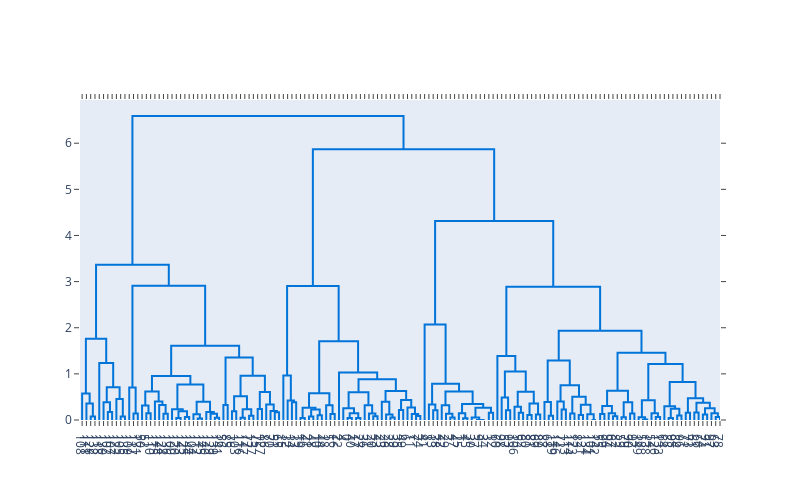

Write notebook code for a chart like this one.
### Code cell
# Create the dendrogram
fig = ff.create_dendrogram(df_iris_pca, color_threshold=0)
fig.update_layout(width=800, height=500)
fig.show()

### Figure 1 — Plotly figure (JSON) as saved in the notebook; plotly's stock layout.template omitted (floating-point values rounded to 4 significant figures; data arrays with more than 128 entries replaced by an {"elided": "..."} marker saying what was removed)
{"data": [{"hoverinfo": "text", "marker": {"color": "rgb(0,116,217)"}, "mode": "lines", "type": "scatter", "x": [25, 25, 35, 35], "xaxis": "x", "y": [0, 0.07486, 0.07486, 0], "yaxis": "y"}, {"hoverinfo": "text", "marker": {"color": "rgb(0,116,217)"}, "mode": "lines", "type": "scatter", "x": [15, 15, 30, 30], "xaxis": "x", "y": [0, 0.3572, 0.3572, 0.07486], "yaxis": "y"}, {"hoverinfo": "text", "marker": {"color": "rgb(0,116,217)"}, "mode": "lines", "type": "scatter", "x": [5, 5, 22.5, 22.5], "xaxis": "x", "y": [0, 0.5728, 0.5728, 0.3572], "yaxis": "y"}, {"hoverinfo": "text", "marker": {"color": "rgb(0,116,217)"}, "mode": "lines", "type": "scatter", "x": [65, 65, 75, 75], "xaxis": "x", "y": [0, 0.1742, 0.1742, 0], "yaxis": "y"}, {"hoverinfo": "text", "marker": {"color": "rgb(0,116,217)"}, "mode": "lines", "type": "scatter", "x": [55, 55, 70, 70], "xaxis": "x", "y": [0, 0.3837, 0.3837, 0.1742], "yaxis": "y"}, {"hoverinfo": "text", "marker": {"color": "rgb(0,116,217)"}, "mode": "lines", "type": "scatter", "x": [95, 95, 105, 105], "xaxis": "x", "y": [0, 0.07319, 0.07319, 0], "yaxis": "y"}, {"hoverinfo": "text", "marker": {"color": "rgb(0,116,217)"}, "mode": "lines", "type": "scatter", "x": [85, 85, 100, 100], "xaxis": "x", "y": [0, 0.4574, 0.4574, 0.07319], "yaxis": "y"}, {"hoverinfo": "text", "marker": {"color": "rgb(0,116,217)"}, "mode": "lines", "type": "scatter", "x": [62.5, 62.5, 92.5, 92.5], "xaxis": "x", "y": [0.3837, 0.7092, 0.7092, 0.4574], "yaxis": "y"}, {"hoverinfo": "text", "marker": {"color": "rgb(0,116,217)"}, "mode": "lines", "type": "scatter", "x": [45, 45, 77.5, 77.5], "xaxis": "x", "y": [0, 1.235, 1.235, 0.7092], "yaxis": "y"}, {"hoverinfo": "text", "marker": {"color": "rgb(0,116,217)"}, "mode": "lines", "type": "scatter", "x": [13.75, 13.75, 61.25, 61.25], "xaxis": "x", "y": [0.5728, 1.762, 1.762, 1.235], "yaxis": "y"}, {"hoverinfo": "text", "marker": {"color": "rgb(0,116,217)"}, "mode": "lines", "type": "scatter", "x": [125, 125, 135, 135], "xaxis": "x", "y": [0, 0.1398, 0.1398, 0], "yaxis": "y"}, {"hoverinfo": "text", "marker": {"color": "rgb(0,116,217)"}, "mode": "lines", "type": "scatter", "x": [115, 115, 130, 130], "xaxis": "x", "y": [0, 0.7064, 0.7064, 0.1398], "yaxis": "y"}, {"hoverinfo": "text", "marker": {"color": "rgb(0,116,217)"}, "mode": "lines", "type": "scatter", "x": [155, 155, 165, 165], "xaxis": "x", "y": [0, 0.1469, 0.1469, 0], "yaxis": "y"}, {"hoverinfo": "text", "marker": {"color": "rgb(0,116,217)"}, "mode": "lines", "type": "scatter", "x": [145, 145, 160, 160], "xaxis": "x", "y": [0, 0.3118, 0.3118, 0.1469], "yaxis": "y"}, {"hoverinfo": "text", "marker": {"color": "rgb(0,116,217)"}, "mode": "lines", "type": "scatter", "x": [195, 195, 205, 205], "xaxis": "x", "y": [0, 0.1371, 0.1371, 0], "yaxis": "y"}, {"hoverinfo": "text", "marker": {"color": "rgb(0,116,217)"}, "mode": "lines", "type": "scatter", "x": [185, 185, 200, 200], "xaxis": "x", "y": [0, 0.3279, 0.3279, 0.1371], "yaxis": "y"}, {"hoverinfo": "text", "marker": {"color": "rgb(0,116,217)"}, "mode": "lines", "type": "scatter", "x": [175, 175, 192.5, 192.5], "xaxis": "x", "y": [0, 0.4019, 0.4019, 0.3279], "yaxis": "y"}, {"hoverinfo": "text", "marker": {"color": "rgb(0,116,217)"}, "mode": "lines", "type": "scatter", "x": [152.5, 152.5, 183.8, 183.8], "xaxis": "x", "y": [0.3118, 0.619, 0.619, 0.4019], "yaxis": "y"}, {"hoverinfo": "text", "marker": {"color": "rgb(0,116,217)"}, "mode": "lines", "type": "scatter", "x": [225, 225, 235, 235], "xaxis": "x", "y": [0, 0.04281, 0.04281, 0], "yaxis": "y"}, {"hoverinfo": "text", "marker": {"color": "rgb(0,116,217)"}, "mode": "lines", "type": "scatter", "x": [245, 245, 255, 255], "xaxis": "x", "y": [0, 0.06307, 0.06307, 0], "yaxis": "y"}, {"hoverinfo": "text", "marker": {"color": "rgb(0,116,217)"}, "mode": "lines", "type": "scatter", "x": [230, 230, 250, 250], "xaxis": "x", "y": [0.04281, 0.1885, 0.1885, 0.06307], "yaxis": "y"}, {"hoverinfo": "text", "marker": {"color": "rgb(0,116,217)"}, "mode": "lines", "type": "scatter", "x": [215, 215, 240, 240], "xaxis": "x", "y": [0, 0.2345, 0.2345, 0.1885], "yaxis": "y"}, {"hoverinfo": "text", "marker": {"color": "rgb(0,116,217)"}, "mode": "lines", "type": "scatter", "x": [275, 275, 285, 285], "xaxis": "x", "y": [0, 0.03437, 0.03437, 0], "yaxis": "y"}, {"hoverinfo": "text", "marker": {"color": "rgb(0,116,217)"}, "mode": "lines", "type": "scatter", "x": [265, 265, 280, 280], "xaxis": "x", "y": [0, 0.1242, 0.1242, 0.03437], "yaxis": "y"}, {"hoverinfo": "text", "marker": {"color": "rgb(0,116,217)"}, "mode": "lines", "type": "scatter", "x": [315, 315, 325, 325], "xaxis": "x", "y": [0, 0.0514, 0.0514, 0], "yaxis": "y"}, {"hoverinfo": "text", "marker": {"color": "rgb(0,116,217)"}, "mode": "lines", "type": "scatter", "x": [305, 305, 320, 320], "xaxis": "x", "y": [0, 0.1362, 0.1362, 0.0514], "yaxis": "y"}, {"hoverinfo": "text", "marker": {"color": "rgb(0,116,217)"}, "mode": "lines", "type": "scatter", "x": [295, 295, 312.5, 312.5], "xaxis": "x", "y": [0, 0.174, 0.174, 0.1362], "yaxis": "y"}, {"hoverinfo": "text", "marker": {"color": "rgb(0,116,217)"}, "mode": "lines", "type": "scatter", "x": [272.5, 272.5, 303.8, 303.8], "xaxis": "x", "y": [0.1242, 0.3964, 0.3964, 0.174], "yaxis": "y"}, {"hoverinfo": "text", "marker": {"color": "rgb(0,116,217)"}, "mode": "lines", "type": "scatter", "x": [227.5, 227.5, 288.1, 288.1], "xaxis": "x", "y": [0.2345, 0.7691, 0.7691, 0.3964], "yaxis": "y"}, {"hoverinfo": "text", "marker": {"color": "rgb(0,116,217)"}, "mode": "lines", "type": "scatter", "x": [168.1, 168.1, 257.8, 257.8], "xaxis": "x", "y": [0.619, 0.9543, 0.9543, 0.7691], "yaxis": "y"}, {"hoverinfo": "text", "marker": {"color": "rgb(0,116,217)"}, "mode": "lines", "type": "scatter", "x": [335, 335, 345, 345], "xaxis": "x", "y": [0, 0.326, 0.326, 0], "yaxis": "y"}, {"hoverinfo": "text", "marker": {"color": "rgb(0,116,217)"}, "mode": "lines", "type": "scatter", "x": [355, 355, 365, 365], "xaxis": "x", "y": [0, 0.1873, 0.1873, 0], "yaxis": "y"}, {"hoverinfo": "text", "marker": {"color": "rgb(0,116,217)"}, "mode": "lines", "type": "scatter", "x": [375, 375, 385, 385], "xaxis": "x", "y": [0, 0.0514, 0.0514, 0], "yaxis": "y"}, {"hoverinfo": "text", "marker": {"color": "rgb(0,116,217)"}, "mode": "lines", "type": "scatter", "x": [395, 395, 405, 405], "xaxis": "x", "y": [0, 0.0941, 0.0941, 0], "yaxis": "y"}, {"hoverinfo": "text", "marker": {"color": "rgb(0,116,217)"}, "mode": "lines", "type": "scatter", "x": [380, 380, 400, 400], "xaxis": "x", "y": [0.0514, 0.2332, 0.2332, 0.0941], "yaxis": "y"}, {"hoverinfo": "text", "marker": {"color": "rgb(0,116,217)"}, "mode": "lines", "type": "scatter", "x": [360, 360, 390, 390], "xaxis": "x", "y": [0.1873, 0.5133, 0.5133, 0.2332], "yaxis": "y"}, {"hoverinfo": "text", "marker": {"color": "rgb(0,116,217)"}, "mode": "lines", "type": "scatter", "x": [415, 415, 425, 425], "xaxis": "x", "y": [0, 0.236, 0.236, 0], "yaxis": "y"}, {"hoverinfo": "text", "marker": {"color": "rgb(0,116,217)"}, "mode": "lines", "type": "scatter", "x": [455, 455, 465, 465], "xaxis": "x", "y": [0, 0.1686, 0.1686, 0], "yaxis": "y"}, {"hoverinfo": "text", "marker": {"color": "rgb(0,116,217)"}, "mode": "lines", "type": "scatter", "x": [445, 445, 460, 460], "xaxis": "x", "y": [0, 0.1963, 0.1963, 0.1686], "yaxis": "y"}, {"hoverinfo": "text", "marker": {"color": "rgb(0,116,217)"}, "mode": "lines", "type": "scatter", "x": [435, 435, 452.5, 452.5], "xaxis": "x", "y": [0, 0.3334, 0.3334, 0.1963], "yaxis": "y"}, {"hoverinfo": "text", "marker": {"color": "rgb(0,116,217)"}, "mode": "lines", "type": "scatter", "x": [420, 420, 443.8, 443.8], "xaxis": "x", "y": [0.236, 0.6056, 0.6056, 0.3334], "yaxis": "y"}, {"hoverinfo": "text", "marker": {"color": "rgb(0,116,217)"}, "mode": "lines", "type": "scatter", "x": [375, 375, 431.9, 431.9], "xaxis": "x", "y": [0.5133, 0.9589, 0.9589, 0.6056], "yaxis": "y"}, {"hoverinfo": "text", "marker": {"color": "rgb(0,116,217)"}, "mode": "lines", "type": "scatter", "x": [340, 340, 403.4, 403.4], "xaxis": "x", "y": [0.326, 1.354, 1.354, 0.9589], "yaxis": "y"}, {"hoverinfo": "text", "marker": {"color": "rgb(0,116,217)"}, "mode": "lines", "type": "scatter", "x": [213.0, 213.0, 371.7, 371.7], "xaxis": "x", "y": [0.9543, 1.612, 1.612, 1.354], "yaxis": "y"}, {"hoverinfo": "text", "marker": {"color": "rgb(0,116,217)"}, "mode": "lines", "type": "scatter", "x": [122.5, 122.5, 292.3, 292.3], "xaxis": "x", "y": [0.7064, 2.909, 2.909, 1.612], "yaxis": "y"}, {"hoverinfo": "text", "marker": {"color": "rgb(0,116,217)"}, "mode": "lines", "type": "scatter", "x": [37.5, 37.5, 207.4, 207.4], "xaxis": "x", "y": [1.762, 3.365, 3.365, 2.909], "yaxis": "y"}, {"hoverinfo": "text", "marker": {"color": "rgb(0,116,217)"}, "mode": "lines", "type": "scatter", "x": [495, 495, 505, 505], "xaxis": "x", "y": [0, 0.3842, 0.3842, 0], "yaxis": "y"}, {"hoverinfo": "text", "marker": {"color": "rgb(0,116,217)"}, "mode": "lines", "type": "scatter", "x": [485, 485, 500, 500], "xaxis": "x", "y": [0, 0.4204, 0.4204, 0.3842], "yaxis": "y"}, {"hoverinfo": "text", "marker": {"color": "rgb(0,116,217)"}, "mode": "lines", "type": "scatter", "x": [475, 475, 492.5, 492.5], "xaxis": "x", "y": [0, 0.9625, 0.9625, 0.4204], "yaxis": "y"}, {"hoverinfo": "text", "marker": {"color": "rgb(0,116,217)"}, "mode": "lines", "type": "scatter", "x": [515, 515, 525, 525], "xaxis": "x", "y": [0, 0.04197, 0.04197, 0], "yaxis": "y"}, {"hoverinfo": "text", "marker": {"color": "rgb(0,116,217)"}, "mode": "lines", "type": "scatter", "x": [535, 535, 545, 545], "xaxis": "x", "y": [0, 0.07631, 0.07631, 0], "yaxis": "y"}, {"hoverinfo": "text", "marker": {"color": "rgb(0,116,217)"}, "mode": "lines", "type": "scatter", "x": [555, 555, 565, 565], "xaxis": "x", "y": [0, 0.1052, 0.1052, 0], "yaxis": "y"}, {"hoverinfo": "text", "marker": {"color": "rgb(0,116,217)"}, "mode": "lines", "type": "scatter", "x": [540, 540, 560, 560], "xaxis": "x", "y": [0.07631, 0.2303, 0.2303, 0.1052], "yaxis": "y"}, {"hoverinfo": "text", "marker": {"color": "rgb(0,116,217)"}, "mode": "lines", "type": "scatter", "x": [520, 520, 550, 550], "xaxis": "x", "y": [0.04197, 0.2655, 0.2655, 0.2303], "yaxis": "y"}, {"hoverinfo": "text", "marker": {"color": "rgb(0,116,217)"}, "mode": "lines", "type": "scatter", "x": [585, 585, 595, 595], "xaxis": "x", "y": [0, 0.1323, 0.1323, 0], "yaxis": "y"}, {"hoverinfo": "text", "marker": {"color": "rgb(0,116,217)"}, "mode": "lines", "type": "scatter", "x": [575, 575, 590, 590], "xaxis": "x", "y": [0, 0.3195, 0.3195, 0.1323], "yaxis": "y"}, {"hoverinfo": "text", "marker": {"color": "rgb(0,116,217)"}, "mode": "lines", "type": "scatter", "x": [535, 535, 582.5, 582.5], "xaxis": "x", "y": [0.2655, 0.5818, 0.5818, 0.3195], "yaxis": "y"}, {"hoverinfo": "text", "marker": {"color": "rgb(0,116,217)"}, "mode": "lines", "type": "scatter", "x": [625, 625, 635, 635], "xaxis": "x", "y": [0, 0.04365, 0.04365, 0], "yaxis": "y"}, {"hoverinfo": "text", "marker": {"color": "rgb(0,116,217)"}, "mode": "lines", "type": "scatter", "x": [645, 645, 655, 655], "xaxis": "x", "y": [0, 0.04365, 0.04365, 0], "yaxis": "y"}, {"hoverinfo": "text", "marker": {"color": "rgb(0,116,217)"}, "mode": "lines", "type": "scatter", "x": [630, 630, 650, 650], "xaxis": "x", "y": [0.04365, 0.1451, 0.1451, 0.04365], "yaxis": "y"}, {"hoverinfo": "text", "marker": {"color": "rgb(0,116,217)"}, "mode": "lines", "type": "scatter", "x": [615, 615, 640, 640], "xaxis": "x", "y": [0, 0.2553, 0.2553, 0.1451], "yaxis": "y"}, {"hoverinfo": "text", "marker": {"color": "rgb(0,116,217)"}, "mode": "lines", "type": "scatter", "x": [685, 685, 695, 695], "xaxis": "x", "y": [0, 0.08338, 0.08338, 0], "yaxis": "y"}, {"hoverinfo": "text", "marker": {"color": "rgb(0,116,217)"}, "mode": "lines", "type": "scatter", "x": [675, 675, 690, 690], "xaxis": "x", "y": [0, 0.1422, 0.1422, 0.08338], "yaxis": "y"}, {"hoverinfo": "text", "marker": {"color": "rgb(0,116,217)"}, "mode": "lines", "type": "scatter", "x": [665, 665, 682.5, 682.5], "xaxis": "x", "y": [0, 0.3203, 0.3203, 0.1422], "yaxis": "y"}, {"hoverinfo": "text", "marker": {"color": "rgb(0,116,217)"}, "mode": "lines", "type": "scatter", "x": [627.5, 627.5, 673.8, 673.8], "xaxis": "x", "y": [0.2553, 0.6023, 0.6023, 0.3203], "yaxis": "y"}, {"hoverinfo": "text", "marker": {"color": "rgb(0,116,217)"}, "mode": "lines", "type": "scatter", "x": [725, 725, 735, 735], "xaxis": "x", "y": [0, 0.05332, 0.05332, 0], "yaxis": "y"}, {"hoverinfo": "text", "marker": {"color": "rgb(0,116,217)"}, "mode": "lines", "type": "scatter", "x": [715, 715, 730, 730], "xaxis": "x", "y": [0, 0.1215, 0.1215, 0.05332], "yaxis": "y"}, {"hoverinfo": "text", "marker": {"color": "rgb(0,116,217)"}, "mode": "lines", "type": "scatter", "x": [705, 705, 722.5, 722.5], "xaxis": "x", "y": [0, 0.3965, 0.3965, 0.1215], "yaxis": "y"}, {"hoverinfo": "text", "marker": {"color": "rgb(0,116,217)"}, "mode": "lines", "type": "scatter", "x": [745, 745, 755, 755], "xaxis": "x", "y": [0, 0.2166, 0.2166, 0], "yaxis": "y"}, {"hoverinfo": "text", "marker": {"color": "rgb(0,116,217)"}, "mode": "lines", "type": "scatter", "x": [785, 785, 795, 795], "xaxis": "x", "y": [0, 0.08561, 0.08561, 0], "yaxis": "y"}, {"hoverinfo": "text", "marker": {"color": "rgb(0,116,217)"}, "mode": "lines", "type": "scatter", "x": [775, 775, 790, 790], "xaxis": "x", "y": [0, 0.1291, 0.1291, 0.08561], "yaxis": "y"}, {"hoverinfo": "text", "marker": {"color": "rgb(0,116,217)"}, "mode": "lines", "type": "scatter", "x": [765, 765, 782.5, 782.5], "xaxis": "x", "y": [0, 0.2736, 0.2736, 0.1291], "yaxis": "y"}, {"hoverinfo": "text", "marker": {"color": "rgb(0,116,217)"}, "mode": "lines", "type": "scatter", "x": [750, 750, 773.8, 773.8], "xaxis": "x", "y": [0.2166, 0.4325, 0.4325, 0.2736], "yaxis": "y"}, {"hoverinfo": "text", "marker": {"color": "rgb(0,116,217)"}, "mode": "lines", "type": "scatter", "x": [713.8, 713.8, 761.9, 761.9], "xaxis": "x", "y": [0.3965, 0.6261, 0.6261, 0.4325], "yaxis": "y"}, {"hoverinfo": "text", "marker": {"color": "rgb(0,116,217)"}, "mode": "lines", "type": "scatter", "x": [650.6, 650.6, 737.8, 737.8], "xaxis": "x", "y": [0.6023, 0.8851, 0.8851, 0.6261], "yaxis": "y"}, {"hoverinfo": "text", "marker": {"color": "rgb(0,116,217)"}, "mode": "lines", "type": "scatter", "x": [605, 605, 694.2, 694.2], "xaxis": "x", "y": [0, 1.028, 1.028, 0.8851], "yaxis": "y"}, {"hoverinfo": "text", "marker": {"color": "rgb(0,116,217)"}, "mode": "lines", "type": "scatter", "x": [558.8, 558.8, 649.6, 649.6], "xaxis": "x", "y": [0.5818, 1.709, 1.709, 1.028], "yaxis": "y"}, {"hoverinfo": "text", "marker": {"color": "rgb(0,116,217)"}, "mode": "lines", "type": "scatter", "x": [483.8, 483.8, 604.2, 604.2], "xaxis": "x", "y": [0.9625, 2.907, 2.907, 1.709], "yaxis": "y"}, {"hoverinfo": "text", "marker": {"color": "rgb(0,116,217)"}, "mode": "lines", "type": "scatter", "x": [825, 825, 835, 835], "xaxis": "x", "y": [0, 0.2113, 0.2113, 0], "yaxis": "y"}, {"hoverinfo": "text", "marker": {"color": "rgb(0,116,217)"}, "mode": "lines", "type": "scatter", "x": [815, 815, 830, 830], "xaxis": "x", "y": [0, 0.3366, 0.3366, 0.2113], "yaxis": "y"}, {"hoverinfo": "text", "marker": {"color": "rgb(0,116,217)"}, "mode": "lines", "type": "scatter", "x": [865, 865, 875, 875], "xaxis": "x", "y": [0, 0.05332, 0.05332, 0], "yaxis": "y"}, {"hoverinfo": "text", "marker": {"color": "rgb(0,116,217)"}, "mode": "lines", "type": "scatter", "x": [855, 855, 870, 870], "xaxis": "x", "y": [0, 0.1378, 0.1378, 0.05332], "yaxis": "y"}, {"hoverinfo": "text", "marker": {"color": "rgb(0,116,217)"}, "mode": "lines", "type": "scatter", "x": [845, 845, 862.5, 862.5], "xaxis": "x", "y": [0, 0.3207, 0.3207, 0.1378], "yaxis": "y"}, {"hoverinfo": "text", "marker": {"color": "rgb(0,116,217)"}, "mode": "lines", "type": "scatter", "x": [895, 895, 905, 905], "xaxis": "x", "y": [0, 0.03815, 0.03815, 0], "yaxis": "y"}, {"hoverinfo": "text", "marker": {"color": "rgb(0,116,217)"}, "mode": "lines", "type": "scatter", "x": [885, 885, 900, 900], "xaxis": "x", "y": [0, 0.1451, 0.1451, 0.03815], "yaxis": "y"}, {"hoverinfo": "text", "marker": {"color": "rgb(0,116,217)"}, "mode": "lines", "type": "scatter", "x": [935, 935, 945, 945], "xaxis": "x", "y": [0, 0, 0, 0], "yaxis": "y"}, {"hoverinfo": "text", "marker": {"color": "rgb(0,116,217)"}, "mode": "lines", "type": "scatter", "x": [925, 925, 940, 940], "xaxis": "x", "y": [0, 0, 0, 0], "yaxis": "y"}, {"hoverinfo": "text", "marker": {"color": "rgb(0,116,217)"}, "mode": "lines", "type": "scatter", "x": [915, 915, 932.5, 932.5], "xaxis": "x", "y": [0, 0.05651, 0.05651, 0], "yaxis": "y"}, {"hoverinfo": "text", "marker": {"color": "rgb(0,116,217)"}, "mode": "lines", "type": "scatter", "x": [955, 955, 965, 965], "xaxis": "x", "y": [0, 0.1559, 0.1559, 0], "yaxis": "y"}, {"hoverinfo": "text", "marker": {"color": "rgb(0,116,217)"}, "mode": "lines", "type": "scatter", "x": [923.8, 923.8, 960, 960], "xaxis": "x", "y": [0.05651, 0.2629, 0.2629, 0.1559], "yaxis": "y"}, {"hoverinfo": "text", "marker": {"color": "rgb(0,116,217)"}, "mode": "lines", "type": "scatter", "x": [892.5, 892.5, 941.9, 941.9], "xaxis": "x", "y": [0.1451, 0.3487, 0.3487, 0.2629], "yaxis": "y"}, {"hoverinfo": "text", "marker": {"color": "rgb(0,116,217)"}, "mode": "lines", "type": "scatter", "x": [853.8, 853.8, 917.2, 917.2], "xaxis": "x", "y": [0.3207, 0.6203, 0.6203, 0.3487], "yaxis": "y"}, {"hoverinfo": "text", "marker": {"color": "rgb(0,116,217)"}, "mode": "lines", "type": "scatter", "x": [822.5, 822.5, 885.5, 885.5], "xaxis": "x", "y": [0.3366, 0.7837, 0.7837, 0.6203], "yaxis": "y"}, {"hoverinfo": "text", "marker": {"color": "rgb(0,116,217)"}, "mode": "lines", "type": "scatter", "x": [805, 805, 854.0, 854.0], "xaxis": "x", "y": [0, 2.07, 2.07, 0.7837], "yaxis": "y"}, {"hoverinfo": "text", "marker": {"color": "rgb(0,116,217)"}, "mode": "lines", "type": "scatter", "x": [995, 995, 1005, 1005], "xaxis": "x", "y": [0, 0.2098, 0.2098, 0], "yaxis": "y"}, {"hoverinfo": "text", "marker": {"color": "rgb(0,116,217)"}, "mode": "lines", "type": "scatter", "x": [985, 985, 1000, 1000], "xaxis": "x", "y": [0, 0.4857, 0.4857, 0.2098], "yaxis": "y"}, {"hoverinfo": "text", "marker": {"color": "rgb(0,116,217)"}, "mode": "lines", "type": "scatter", "x": [1025, 1025, 1035, 1035], "xaxis": "x", "y": [0, 0.155, 0.155, 0], "yaxis": "y"}, {"hoverinfo": "text", "marker": {"color": "rgb(0,116,217)"}, "mode": "lines", "type": "scatter", "x": [1015, 1015, 1030, 1030], "xaxis": "x", "y": [0, 0.2872, 0.2872, 0.155], "yaxis": "y"}, {"hoverinfo": "text", "marker": {"color": "rgb(0,116,217)"}, "mode": "lines", "type": "scatter", "x": [1045, 1045, 1055, 1055], "xaxis": "x", "y": [0, 0.1079, 0.1079, 0], "yaxis": "y"}, {"hoverinfo": "text", "marker": {"color": "rgb(0,116,217)"}, "mode": "lines", "type": "scatter", "x": [1065, 1065, 1075, 1075], "xaxis": "x", "y": [0, 0.1215, 0.1215, 0], "yaxis": "y"}, {"hoverinfo": "text", "marker": {"color": "rgb(0,116,217)"}, "mode": "lines", "type": "scatter", "x": [1050, 1050, 1070, 1070], "xaxis": "x", "y": [0.1079, 0.3572, 0.3572, 0.1215], "yaxis": "y"}, {"hoverinfo": "text", "marker": {"color": "rgb(0,116,217)"}, "mode": "lines", "type": "scatter", "x": [1022.0, 1022.0, 1060, 1060], "xaxis": "x", "y": [0.2872, 0.6133, 0.6133, 0.3572], "yaxis": "y"}, {"hoverinfo": "text", "marker": {"color": "rgb(0,116,217)"}, "mode": "lines", "type": "scatter", "x": [992.5, 992.5, 1041.0, 1041.0], "xaxis": "x", "y": [0.4857, 1.052, 1.052, 0.6133], "yaxis": "y"}, {"hoverinfo": "text", "marker": {"color": "rgb(0,116,217)"}, "mode": "lines", "type": "scatter", "x": [975, 975, 1017.0, 1017.0], "xaxis": "x", "y": [0, 1.387, 1.387, 1.052], "yaxis": "y"}, {"hoverinfo": "text", "marker": {"color": "rgb(0,116,217)"}, "mode": "lines", "type": "scatter", "x": [1095, 1095, 1105, 1105], "xaxis": "x", "y": [0, 0.09268, 0.09268, 0], "yaxis": "y"}, {"hoverinfo": "text", "marker": {"color": "rgb(0,116,217)"}, "mode": "lines", "type": "scatter", "x": [1085, 1085, 1100, 1100], "xaxis": "x", "y": [0, 0.3915, 0.3915, 0.09268], "yaxis": "y"}, {"hoverinfo": "text", "marker": {"color": "rgb(0,116,217)"}, "mode": "lines", "type": "scatter", "x": [1125, 1125, 1135, 1135], "xaxis": "x", "y": [0, 0.2279, 0.2279, 0], "yaxis": "y"}, {"hoverinfo": "text", "marker": {"color": "rgb(0,116,217)"}, "mode": "lines", "type": "scatter", "x": [1115, 1115, 1130, 1130], "xaxis": "x", "y": [0, 0.4024, 0.4024, 0.2279], "yaxis": "y"}, {"hoverinfo": "text", "marker": {"color": "rgb(0,116,217)"}, "mode": "lines", "type": "scatter", "x": [1145, 1145, 1155, 1155], "xaxis": "x", "y": [0, 0.1414, 0.1414, 0], "yaxis": "y"}, {"hoverinfo": "text", "marker": {"color": "rgb(0,116,217)"}, "mode": "lines", "type": "scatter", "x": [1165, 1165, 1175, 1175], "xaxis": "x", "y": [0, 0.1057, 0.1057, 0], "yaxis": "y"}, {"hoverinfo": "text", "marker": {"color": "rgb(0,116,217)"}, "mode": "lines", "type": "scatter", "x": [1195, 1195, 1205, 1205], "xaxis": "x", "y": [0, 0, 0, 0], "yaxis": "y"}, {"hoverinfo": "text", "marker": {"color": "rgb(0,116,217)"}, "mode": "lines", "type": "scatter", "x": [1185, 1185, 1200, 1200], "xaxis": "x", "y": [0, 0.124, 0.124, 0], "yaxis": "y"}, {"hoverinfo": "text", "marker": {"color": "rgb(0,116,217)"}, "mode": "lines", "type": "scatter", "x": [1170, 1170, 1192.0, 1192.0], "xaxis": "x", "y": [0.1057, 0.3324, 0.3324, 0.124], "yaxis": "y"}, {"hoverinfo": "text", "marker": {"color": "rgb(0,116,217)"}, "mode": "lines", "type": "scatter", "x": [1150, 1150, 1181.0, 1181.0], "xaxis": "x", "y": [0.1414, 0.5063, 0.5063, 0.3324], "yaxis": "y"}, {"hoverinfo": "text", "marker": {"color": "rgb(0,116,217)"}, "mode": "lines", "type": "scatter", "x": [1122.0, 1122.0, 1166.0, 1166.0], "xaxis": "x", "y": [0.4024, 0.7534, 0.7534, 0.5063], "yaxis": "y"}, {"hoverinfo": "text", "marker": {"color": "rgb(0,116,217)"}, "mode": "lines", "type": "scatter", "x": [1092.0, 1092.0, 1144.0, 1144.0], "xaxis": "x", "y": [0.3915, 1.291, 1.291, 0.7534], "yaxis": "y"}, {"hoverinfo": "text", "marker": {"color": "rgb(0,116,217)"}, "mode": "lines", "type": "scatter", "x": [1215, 1215, 1225, 1225], "xaxis": "x", "y": [0, 0.1323, 0.1323, 0], "yaxis": "y"}, {"hoverinfo": "text", "marker": {"color": "rgb(0,116,217)"}, "mode": "lines", "type": "scatter", "x": [1245, 1245, 1255, 1255], "xaxis": "x", "y": [0, 0.08393, 0.08393, 0], "yaxis": "y"}, {"hoverinfo": "text", "marker": {"color": "rgb(0,116,217)"}, "mode": "lines", "type": "scatter", "x": [1235, 1235, 1250, 1250], "xaxis": "x", "y": [0, 0.1442, 0.1442, 0.08393], "yaxis": "y"}, {"hoverinfo": "text", "marker": {"color": "rgb(0,116,217)"}, "mode": "lines", "type": "scatter", "x": [1220, 1220, 1242.0, 1242.0], "xaxis": "x", "y": [0.1323, 0.3054, 0.3054, 0.1442], "yaxis": "y"}, {"hoverinfo": "text", "marker": {"color": "rgb(0,116,217)"}, "mode": "lines", "type": "scatter", "x": [1265, 1265, 1275, 1275], "xaxis": "x", "y": [0, 0.05919, 0.05919, 0], "yaxis": "y"}, {"hoverinfo": "text", "marker": {"color": "rgb(0,116,217)"}, "mode": "lines", "type": "scatter", "x": [1285, 1285, 1295, 1295], "xaxis": "x", "y": [0, 0.1427, 0.1427, 0], "yaxis": "y"}, {"hoverinfo": "text", "marker": {"color": "rgb(0,116,217)"}, "mode": "lines", "type": "scatter", "x": [1270, 1270, 1290, 1290], "xaxis": "x", "y": [0.05919, 0.3834, 0.3834, 0.1427], "yaxis": "y"}, {"hoverinfo": "text", "marker": {"color": "rgb(0,116,217)"}, "mode": "lines", "type": "scatter", "x": [1231.0, 1231.0, 1280, 1280], "xaxis": "x", "y": [0.3054, 0.6354, 0.6354, 0.3834], "yaxis": "y"}, {"hoverinfo": "text", "marker": {"color": "rgb(0,116,217)"}, "mode": "lines", "type": "scatter", "x": [1315, 1315, 1325, 1325], "xaxis": "x", "y": [0, 0.01145, 0.01145, 0], "yaxis": "y"}, {"hoverinfo": "text", "marker": {"color": "rgb(0,116,217)"}, "mode": "lines", "type": "scatter", "x": [1305, 1305, 1320, 1320], "xaxis": "x", "y": [0, 0.06215, 0.06215, 0.01145], "yaxis": "y"}, {"hoverinfo": "text", "marker": {"color": "rgb(0,116,217)"}, "mode": "lines", "type": "scatter", "x": [1345, 1345, 1355, 1355], "xaxis": "x", "y": [0, 0.06482, 0.06482, 0], "yaxis": "y"}, {"hoverinfo": "text", "marker": {"color": "rgb(0,116,217)"}, "mode": "lines", "type": "scatter", "x": [1335, 1335, 1350, 1350], "xaxis": "x", "y": [0, 0.1461, 0.1461, 0.06482], "yaxis": "y"}, {"hoverinfo": "text", "marker": {"color": "rgb(0,116,217)"}, "mode": "lines", "type": "scatter", "x": [1312.0, 1312.0, 1342.0, 1342.0], "xaxis": "x", "y": [0.06215, 0.427, 0.427, 0.1461], "yaxis": "y"}, {"hoverinfo": "text", "marker": {"color": "rgb(0,116,217)"}, "mode": "lines", "type": "scatter", "x": [1375, 1375, 1385, 1385], "xaxis": "x", "y": [0, 0.04365, 0.04365, 0], "yaxis": "y"}, {"hoverinfo": "text", "marker": {"color": "rgb(0,116,217)"}, "mode": "lines", "type": "scatter", "x": [1395, 1395, 1405, 1405], "xaxis": "x", "y": [0, 0.09968, 0.09968, 0], "yaxis": "y"}, {"hoverinfo": "text", "marker": {"color": "rgb(0,116,217)"}, "mode": "lines", "type": "scatter", "x": [1380, 1380, 1400, 1400], "xaxis": "x", "y": [0.04365, 0.2461, 0.2461, 0.09968], "yaxis": "y"}, {"hoverinfo": "text", "marker": {"color": "rgb(0,116,217)"}, "mode": "lines", "type": "scatter", "x": [1365, 1365, 1390, 1390], "xaxis": "x", "y": [0, 0.3, 0.3, 0.2461], "yaxis": "y"}, {"hoverinfo": "text", "marker": {"color": "rgb(0,116,217)"}, "mode": "lines", "type": "scatter", "x": [1415, 1415, 1425, 1425], "xaxis": "x", "y": [0, 0.157, 0.157, 0], "yaxis": "y"}, {"hoverinfo": "text", "marker": {"color": "rgb(0,116,217)"}, "mode": "lines", "type": "scatter", "x": [1435, 1435, 1445, 1445], "xaxis": "x", "y": [0, 0.16, 0.16, 0], "yaxis": "y"}, {"hoverinfo": "text", "marker": {"color": "rgb(0,116,217)"}, "mode": "lines", "type": "scatter", "x": [1455, 1455, 1465, 1465], "xaxis": "x", "y": [0, 0.1194, 0.1194, 0], "yaxis": "y"}, {"hoverinfo": "text", "marker": {"color": "rgb(0,116,217)"}, "mode": "lines", "type": "scatter", "x": [1485, 1485, 1495, 1495], "xaxis": "x", "y": [0, 0.0674, 0.0674, 0], "yaxis": "y"}, {"hoverinfo": "text", "marker": {"color": "rgb(0,116,217)"}, "mode": "lines", "type": "scatter", "x": [1475, 1475, 1490, 1490], "xaxis": "x", "y": [0, 0.1467, 0.1467, 0.0674], "yaxis": "y"}, {"hoverinfo": "text", "marker": {"color": "rgb(0,116,217)"}, "mode": "lines", "type": "scatter", "x": [1460, 1460, 1482.0, 1482.0], "xaxis": "x", "y": [0.1194, 0.2549, 0.2549, 0.1467], "yaxis": "y"}, {"hoverinfo": "text", "marker": {"color": "rgb(0,116,217)"}, "mode": "lines", "type": "scatter", "x": [1440, 1440, 1471.0, 1471.0], "xaxis": "x", "y": [0.16, 0.3747, 0.3747, 0.2549], "yaxis": "y"}, {"hoverinfo": "text", "marker": {"color": "rgb(0,116,217)"}, "mode": "lines", "type": "scatter", "x": [1420, 1420, 1456.0, 1456.0], "xaxis": "x", "y": [0.157, 0.4691, 0.4691, 0.3747], "yaxis": "y"}, {"hoverinfo": "text", "marker": {"color": "rgb(0,116,217)"}, "mode": "lines", "type": "scatter", "x": [1378.0, 1378.0, 1438.0, 1438.0], "xaxis": "x", "y": [0.3, 0.825, 0.825, 0.4691], "yaxis": "y"}, {"hoverinfo": "text", "marker": {"color": "rgb(0,116,217)"}, "mode": "lines", "type": "scatter", "x": [1328.0, 1328.0, 1408.0, 1408.0], "xaxis": "x", "y": [0.427, 1.215, 1.215, 0.825], "yaxis": "y"}, {"hoverinfo": "text", "marker": {"color": "rgb(0,116,217)"}, "mode": "lines", "type": "scatter", "x": [1256.0, 1256.0, 1368.0, 1368.0], "xaxis": "x", "y": [0.6354, 1.46, 1.46, 1.215], "yaxis": "y"}, {"hoverinfo": "text", "marker": {"color": "rgb(0,116,217)"}, "mode": "lines", "type": "scatter", "x": [1118.0, 1118.0, 1312.0, 1312.0], "xaxis": "x", "y": [1.291, 1.933, 1.933, 1.46], "yaxis": "y"}, {"hoverinfo": "text", "marker": {"color": "rgb(0,116,217)"}, "mode": "lines", "type": "scatter", "x": [995.9, 995.9, 1215.0, 1215.0], "xaxis": "x", "y": [1.387, 2.887, 2.887, 1.933], "yaxis": "y"}, {"hoverinfo": "text", "marker": {"color": "rgb(0,116,217)"}, "mode": "lines", "type": "scatter", "x": [829.5, 829.5, 1105.0, 1105.0], "xaxis": "x", "y": [2.07, 4.316, 4.316, 2.887], "yaxis": "y"}, {"hoverinfo": "text", "marker": {"color": "rgb(0,116,217)"}, "mode": "lines", "type": "scatter", "x": [544.0, 544.0, 967.5, 967.5], "xaxis": "x", "y": [2.907, 5.871, 5.871, 4.316], "yaxis": "y"}, {"hoverinfo": "text", "marker": {"color": "rgb(0,116,217)"}, "mode": "lines", "type": "scatter", "x": [122.5, 122.5, 755.7, 755.7], "xaxis": "x", "y": [3.365, 6.59, 6.59, 5.871], "yaxis": "y"}], "layout": {"autosize": false, "height": 500, "hovermode": "closest", "showlegend": false, "width": 800, "xaxis": {"mirror": "allticks", "rangemode": "tozero", "showgrid": false, "showline": true, "showticklabels": true, "tickmode": "array", "ticks": "outside", "ticktext": {"elided": "150 str values"}, "tickvals": {"elided": "150 int values"}, "type": "linear", "zeroline": false}, "yaxis": {"mirror": "allticks", "rangemode": "tozero", "showgrid": false, "showline": true, "showticklabels": true, "ticks": "outside", "type": "linear", "zeroline": false}}}
